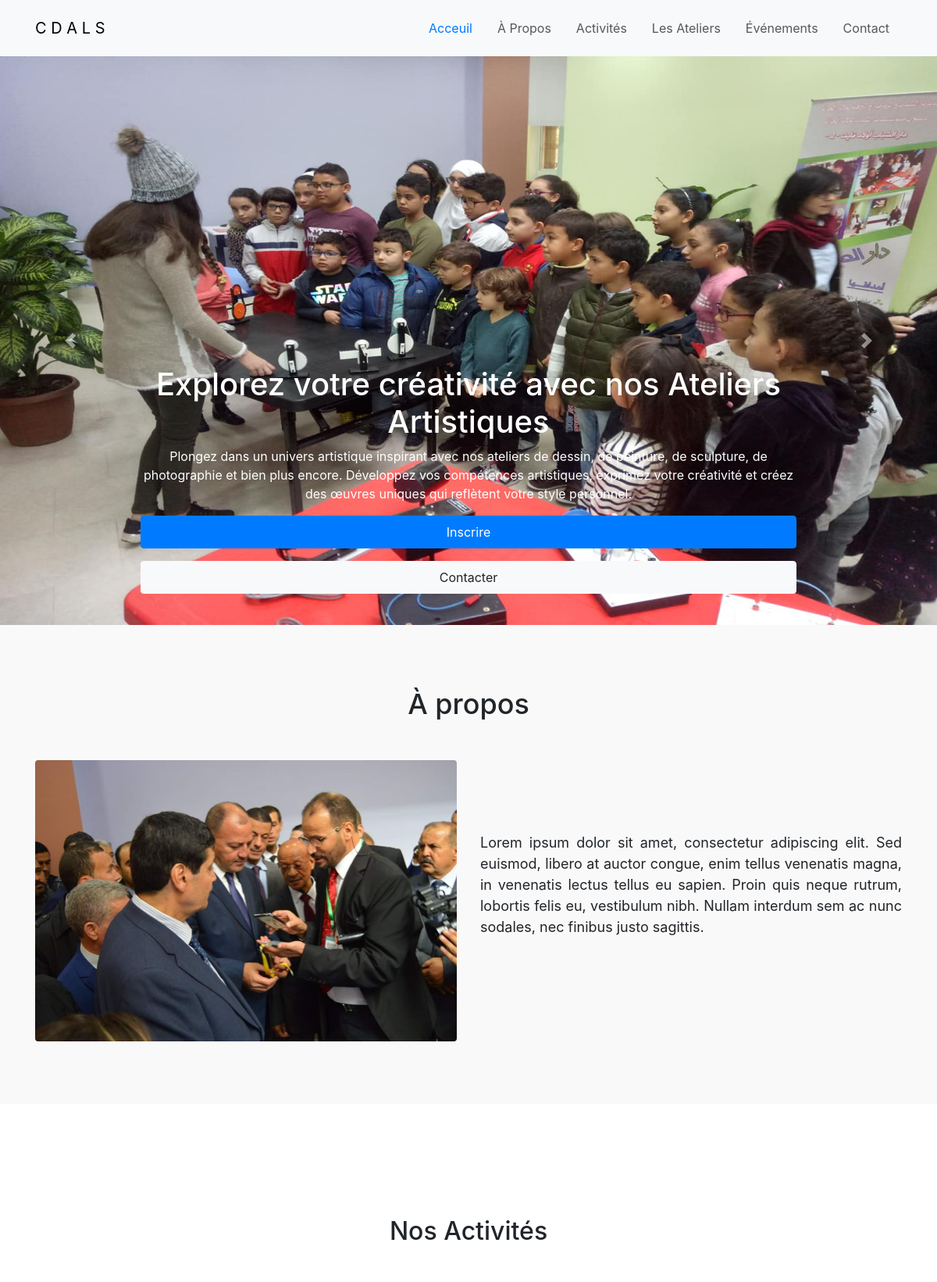
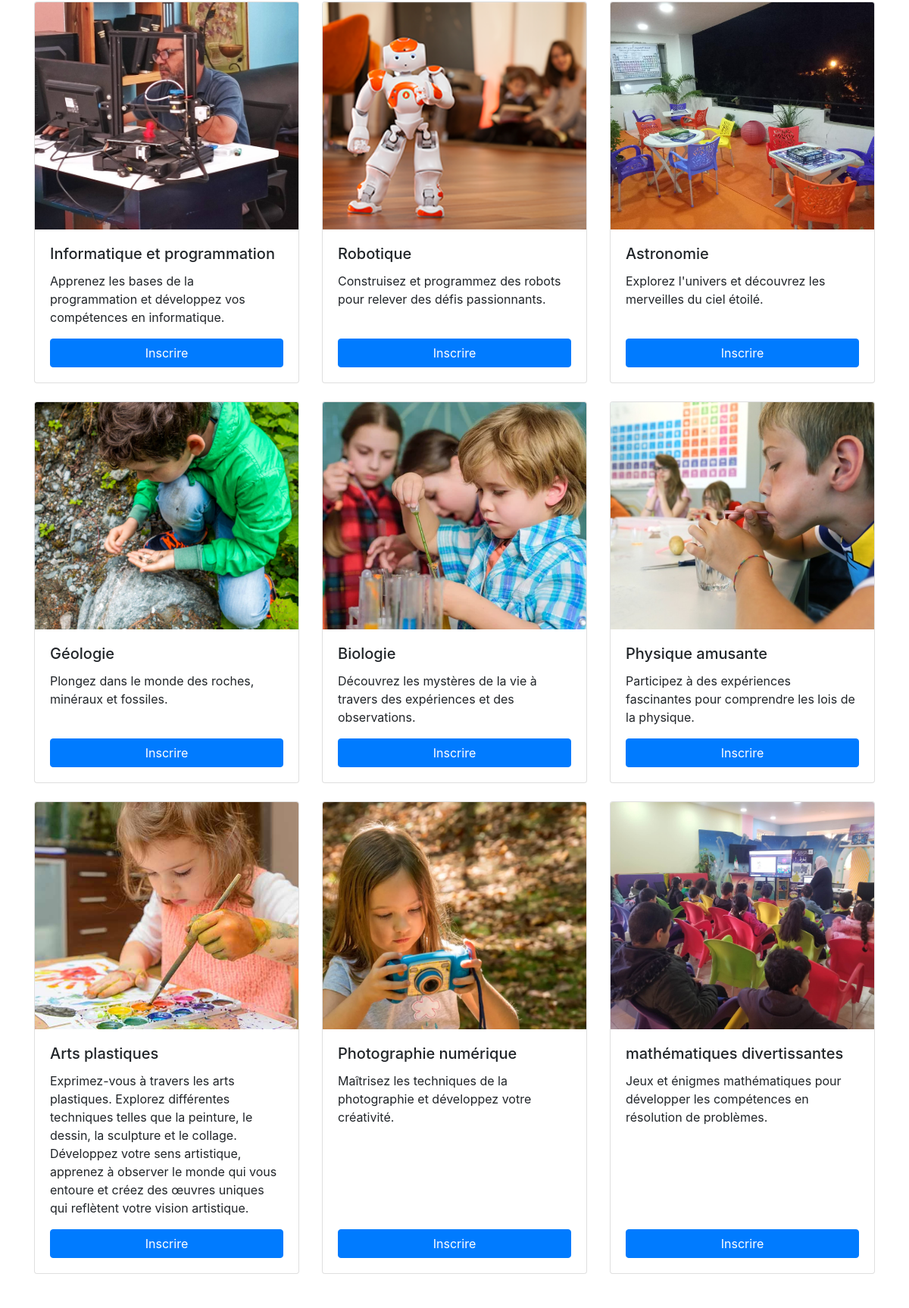
The page / (upper part) on the database its author committed (2 pictures, top to bottom).
### tables this page shows
CREATE TABLE `carousels` (
  `ID_carousel` int(10) NOT NULL,
  `titre_car` varchar(255) NOT NULL,
  `description_car` text NOT NULL,
  `path_car` varchar(255) NOT NULL
);

CREATE TABLE `activities` (
  `ID_act` int(10) NOT NULL,
  `titre_act` varchar(255) NOT NULL,
  `description_act` text NOT NULL,
  `image_act` varchar(255) DEFAULT NULL,
  `ID_ate_foreign` int(11) NOT NULL
);

### index.php (the view, shortened to what this page needs)
<?php
include('config/bdd.php');
$carousels = [];
$sql = "SELECT * FROM carousels";
$result = $conn->query($sql);
if ($result->num_rows > 0) {
  while ($row = $result->fetch_assoc()) {
    $carousels[] = $row;
  }
}
$activities = [];
$sql = "SELECT * FROM activities";
$result = $conn->query($sql);
if ($result->num_rows > 0) {
  while ($row = $result->fetch_assoc()) {
    $activities[] = $row;
  }
}
?>
<div id="carouselExampleAutoplaying" class="carousel slide" data-bs-ride="carousel">
  <div class="carousel-inner">
    <?php foreach ($carousels as $key => $slide) : ?>
      <div class="carousel-item <?php echo ($key == 0) ? 'active' : ''; ?>" data-bs-interval="3000">
        <img src="images/slide/<?php echo $slide['path_car']; ?>" class="d-block w-100 blur carousel-img" style="height: calc(100vh - 72px);" alt="...">
        <div class="carousel-caption">
          <h1><?php echo $slide['titre_car']; ?></h1>
          <p><?php echo $slide['description_car']; ?></p>
          <div class="d-grid row-gap-3">
            <a href="#activités" class="btn btn-primary p-2">Inscrire</a>
            <a href="#contact" class="btn btn-light p-2">Contacter</a>
          </div>
        </div>
      </div>
    <?php endforeach; ?>
  </div>
  <button class="carousel-control-prev" type="button" data-bs-target="#carouselExampleAutoplaying" data-bs-slide="prev">
    <span class="carousel-control-prev-icon" aria-hidden="true"></span>
  </button>
  <button class="carousel-control-next" type="button" data-bs-target="#carouselExampleAutoplaying" data-bs-slide="next">
    <span class="carousel-control-next-icon" aria-hidden="true"></span>
  </button>
</div>
<section id="about">
  <div class="container">
    <h2 style="text-align:center">À propos</h2>
    <div class="row">
      <div class="col-md-6">
        <img src="images/rouina.jpg" class="rounded mx-auto d-block img-fluid" alt="" srcset="">
      </div>
      <div class="col-md-6 m-md-auto mt-4">
        <p>Lorem ipsum dolor sit amet, consectetur adipiscing elit. Sed euismod, libero at auctor congue, enim
          tellus
          venenatis magna, in venenatis lectus tellus eu sapien. Proin quis neque rutrum, lobortis felis eu,
          vestibulum nibh. Nullam interdum sem ac nunc sodales, nec finibus justo sagittis.</p>
      </div>
    </div>
  </div>
</section>
<section id="activités">
  <div class="container mb-5 mt-5 pt-5">
    <h2 style="text-align:center" class="mb-5 mt-5">Nos Activités </h2>
    <div class="row row-cols-1 row-cols-md-3 g-4">
      <?php foreach ($activities as $activity) : ?>
        <div class="col">
          <div class="card h-100">
            <img src="images/<?php echo $activity['image_act']; ?>" class="card-img-top" alt="..." style="object-fit: cover; height: 300px;">
            <div class="card-body d-flex flex-column">
              <h5 class="card-title"><?php echo $activity['titre_act']; ?></h5>
              <p class="card-text"><?php echo $activity['description_act']; ?></p>
              <button type="button" class="mt-auto btn btn-primary" data-toggle="modal" data-target="#inscriptionModal<?php echo $activity['ID_act']; ?>">
                Inscrire
              </button>
            </div>
          </div>
        </div>
      <?php endforeach; ?>
    </div>
  </div>
</section>

### assets/css/styles.css (style rules this page uses)
#about { background-color: #f9f9f9; padding: 80px 0; }
#about h2 { text-align: center; font-size: 36px; margin-bottom: 50px; }
#about p { text-align: justify; font-size: 18px; line-height: 1.5; margin-bottom: 40px; }

### rows shown on the page
carousels: path_car (picture), titre_car "Explorez votre créativité avec nos Ateliers Artistiques", description_car "Plongez dans un univers artistique inspirant avec nos ateliers de dessin, de peinture, de sculpture, de photographie et bien plus encore. Développez vos compétences artistiques, exprimez votre créativité et créez des œuvres uniques qui reflètent votre style personnel."
activities: image_act (picture), titre_act "Informatique et programmation", description_act "Apprenez les bases de la programmation et développez vos compétences en informatique."
activities: image_act (picture), titre_act "Robotique", description_act "Construisez et programmez des robots pour relever des défis passionnants."
activities: image_act (picture), titre_act "Astronomie", description_act "Explorez l'univers et découvrez les merveilles du ciel étoilé."
activities: image_act (picture), titre_act "Géologie", description_act "Plongez dans le monde des roches, minéraux et fossiles."
activities: image_act (picture), titre_act "Biologie", description_act "Découvrez les mystères de la vie à travers des expériences et des observations."
activities: image_act (picture), titre_act "Physique amusante", description_act "Participez à des expériences fascinantes pour comprendre les lois de la physique."
activities: image_act (picture), titre_act "Arts plastiques", description_act "Exprimez-vous à travers les arts plastiques. Explorez différentes techniques telles que la peinture, le dessin, la sculpture et le collage. Développez votre sens artistique, apprenez à observer le monde qui vous entoure et créez des œuvres uniques qui reflètent votre vision artistique."
activities: image_act (picture), titre_act "Photographie numérique", description_act "Maîtrisez les techniques de la photographie et développez votre créativité."
activities: image_act (picture), titre_act "mathématiques divertissantes", description_act "Jeux et énigmes mathématiques pour développer les compétences en résolution de problèmes."
